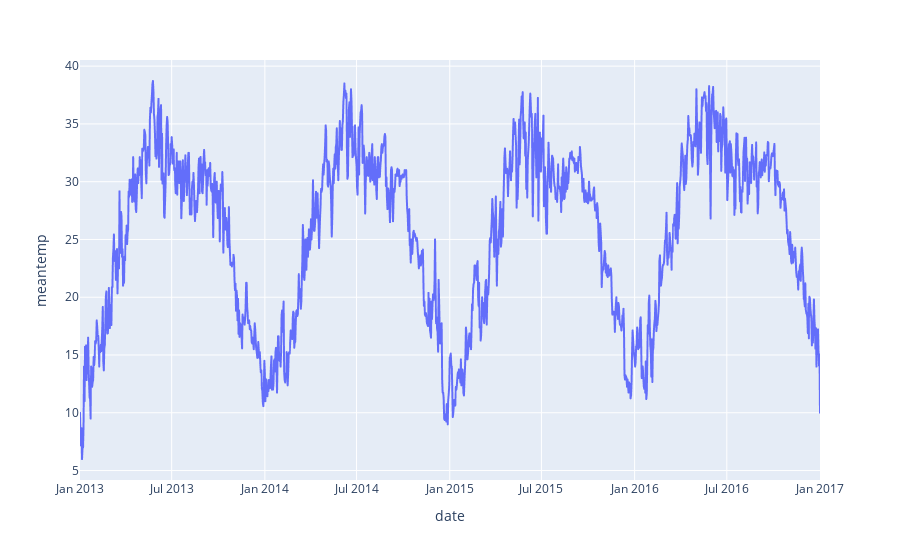

Notebook code for this chart:
### Code cell
# fig = plt.figure()
# ax = fig.add_subplot(211)
fig = px.line(df, x=df.index, y='meantemp')
fig.show()
# ax2 = fig.add_subplot(212)
# sns.lineplot(x=df.index, y=df['humidity'], ax=ax2)

# fig.add_scatter(x=df.index, y=['humidity'], mode='lines')

### Figure 1 — Plotly figure (JSON) as saved in the notebook; plotly's stock layout.template omitted (floating-point values rounded to 4 significant figures; data arrays with more than 128 entries replaced by an {"elided": "..."} marker saying what was removed)
{"data": [{"hovertemplate": "date=%{x}<br>meantemp=%{y}<extra></extra>", "legendgroup": "", "line": {"color": "#636efa", "dash": "solid"}, "marker": {"symbol": "circle"}, "mode": "lines", "name": "", "showlegend": false, "type": "scattergl", "x": {"elided": "1462 str values"}, "xaxis": "x", "y": {"elided": "1462 float values"}, "yaxis": "y"}], "layout": {"legend": {"tracegroupgap": 0}, "margin": {"t": 60}, "xaxis": {"anchor": "y", "domain": [0, 1], "title": {"text": "date"}}, "yaxis": {"anchor": "x", "domain": [0, 1], "title": {"text": "meantemp"}}}}
